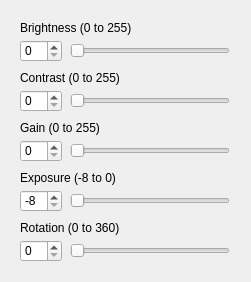
<?xml version="1.0" encoding="UTF-8"?>
<ui version="4.0">
 <class>Parameters</class>
 <widget class="QWidget" name="Parameters">
  <property name="geometry">
   <rect>
    <x>0</x>
    <y>0</y>
    <width>251</width>
    <height>282</height>
   </rect>
  </property>
  <property name="windowTitle">
   <string>Form</string>
  </property>
  <widget class="QSpinBox" name="contrastSpinBox">
   <property name="geometry">
    <rect>
     <x>20</x>
     <y>90</y>
     <width>42</width>
     <height>22</height>
    </rect>
   </property>
   <property name="minimumSize">
    <size>
     <width>42</width>
     <height>22</height>
    </size>
   </property>
   <property name="maximum">
    <number>255</number>
   </property>
  </widget>
  <widget class="QSpinBox" name="gainSpinBox">
   <property name="geometry">
    <rect>
     <x>20</x>
     <y>140</y>
     <width>42</width>
     <height>22</height>
    </rect>
   </property>
   <property name="minimumSize">
    <size>
     <width>42</width>
     <height>22</height>
    </size>
   </property>
   <property name="maximum">
    <number>255</number>
   </property>
  </widget>
  <widget class="QSlider" name="contrastSlider">
   <property name="geometry">
    <rect>
     <x>70</x>
     <y>90</y>
     <width>160</width>
     <height>22</height>
    </rect>
   </property>
   <property name="maximumSize">
    <size>
     <width>160</width>
     <height>16777215</height>
    </size>
   </property>
   <property name="maximum">
    <number>255</number>
   </property>
   <property name="orientation">
    <enum>Qt::Horizontal</enum>
   </property>
  </widget>
  <widget class="QSpinBox" name="brightnessSpinBox">
   <property name="geometry">
    <rect>
     <x>20</x>
     <y>40</y>
     <width>42</width>
     <height>22</height>
    </rect>
   </property>
   <property name="minimumSize">
    <size>
     <width>42</width>
     <height>22</height>
    </size>
   </property>
   <property name="maximum">
    <number>255</number>
   </property>
  </widget>
  <widget class="QLabel" name="label_2">
   <property name="geometry">
    <rect>
     <x>20</x>
     <y>70</y>
     <width>211</width>
     <height>16</height>
    </rect>
   </property>
   <property name="text">
    <string>Contrast (0 to 255)</string>
   </property>
  </widget>
  <widget class="QLabel" name="label_3">
   <property name="geometry">
    <rect>
     <x>20</x>
     <y>120</y>
     <width>211</width>
     <height>16</height>
    </rect>
   </property>
   <property name="text">
    <string>Gain (0 to 255)</string>
   </property>
  </widget>
  <widget class="QLabel" name="label_4">
   <property name="geometry">
    <rect>
     <x>20</x>
     <y>170</y>
     <width>211</width>
     <height>16</height>
    </rect>
   </property>
   <property name="text">
    <string>Exposure (-8 to 0)</string>
   </property>
  </widget>
  <widget class="QSlider" name="gainSlider">
   <property name="geometry">
    <rect>
     <x>70</x>
     <y>140</y>
     <width>160</width>
     <height>22</height>
    </rect>
   </property>
   <property name="maximumSize">
    <size>
     <width>160</width>
     <height>16777215</height>
    </size>
   </property>
   <property name="maximum">
    <number>255</number>
   </property>
   <property name="orientation">
    <enum>Qt::Horizontal</enum>
   </property>
  </widget>
  <widget class="QSlider" name="exposureSlider">
   <property name="geometry">
    <rect>
     <x>70</x>
     <y>190</y>
     <width>160</width>
     <height>22</height>
    </rect>
   </property>
   <property name="maximumSize">
    <size>
     <width>160</width>
     <height>16777215</height>
    </size>
   </property>
   <property name="minimum">
    <number>-8</number>
   </property>
   <property name="maximum">
    <number>0</number>
   </property>
   <property name="value">
    <number>-8</number>
   </property>
   <property name="orientation">
    <enum>Qt::Horizontal</enum>
   </property>
  </widget>
  <widget class="QSlider" name="brightnessSlider">
   <property name="geometry">
    <rect>
     <x>70</x>
     <y>40</y>
     <width>160</width>
     <height>22</height>
    </rect>
   </property>
   <property name="maximumSize">
    <size>
     <width>160</width>
     <height>16777215</height>
    </size>
   </property>
   <property name="maximum">
    <number>255</number>
   </property>
   <property name="orientation">
    <enum>Qt::Horizontal</enum>
   </property>
  </widget>
  <widget class="QSpinBox" name="exposureSpinBox">
   <property name="geometry">
    <rect>
     <x>20</x>
     <y>190</y>
     <width>42</width>
     <height>22</height>
    </rect>
   </property>
   <property name="minimumSize">
    <size>
     <width>42</width>
     <height>22</height>
    </size>
   </property>
   <property name="minimum">
    <number>-8</number>
   </property>
   <property name="maximum">
    <number>0</number>
   </property>
   <property name="value">
    <number>-8</number>
   </property>
  </widget>
  <widget class="QLabel" name="label">
   <property name="geometry">
    <rect>
     <x>20</x>
     <y>20</y>
     <width>211</width>
     <height>16</height>
    </rect>
   </property>
   <property name="text">
    <string>Brightness (0 to 255)</string>
   </property>
  </widget>
  <widget class="QSlider" name="rotationSlider">
   <property name="geometry">
    <rect>
     <x>70</x>
     <y>240</y>
     <width>160</width>
     <height>22</height>
    </rect>
   </property>
   <property name="maximumSize">
    <size>
     <width>160</width>
     <height>16777215</height>
    </size>
   </property>
   <property name="minimum">
    <number>0</number>
   </property>
   <property name="maximum">
    <number>360</number>
   </property>
   <property name="value">
    <number>0</number>
   </property>
   <property name="orientation">
    <enum>Qt::Horizontal</enum>
   </property>
  </widget>
  <widget class="QLabel" name="label_5">
   <property name="geometry">
    <rect>
     <x>20</x>
     <y>220</y>
     <width>211</width>
     <height>16</height>
    </rect>
   </property>
   <property name="text">
    <string>Rotation (0 to 360)</string>
   </property>
  </widget>
  <widget class="QSpinBox" name="rotationSpinBox">
   <property name="geometry">
    <rect>
     <x>20</x>
     <y>240</y>
     <width>42</width>
     <height>22</height>
    </rect>
   </property>
   <property name="minimumSize">
    <size>
     <width>42</width>
     <height>22</height>
    </size>
   </property>
   <property name="minimum">
    <number>0</number>
   </property>
   <property name="maximum">
    <number>360</number>
   </property>
   <property name="value">
    <number>0</number>
   </property>
  </widget>
 </widget>
 <resources/>
 <connections/>
</ui>
